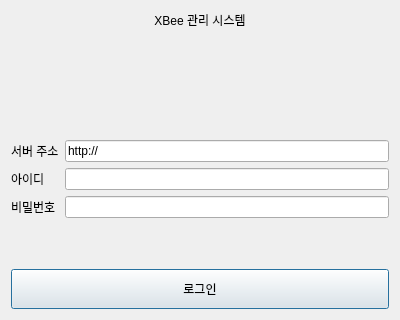
<?xml version="1.0" encoding="UTF-8"?>
<ui version="4.0">
 <class>LoginDialog</class>
 <widget class="QDialog" name="LoginDialog">
  <property name="geometry">
   <rect>
    <x>0</x>
    <y>0</y>
    <width>400</width>
    <height>320</height>
   </rect>
  </property>
  <property name="windowTitle">
   <string>XBee 로그인</string>
  </property>
  <layout class="QVBoxLayout" name="mainLayout">
   <item>
    <widget class="QLabel" name="titleLabel">
     <property name="text">
      <string>XBee 관리 시스템</string>
     </property>
     <property name="alignment">
      <set>Qt::AlignHCenter</set>
     </property>
    </widget>
   </item>
   <item>
    <layout class="QFormLayout" name="formLayout">
     <item row="0" column="0">
      <widget class="QLabel" name="label_server">
       <property name="text">
        <string>서버 주소</string>
       </property>
      </widget>
     </item>
     <item row="0" column="1">
      <widget class="QLineEdit" name="server_lineEdit">
       <property name="text">
        <string>http://</string>
       </property>
      </widget>
     </item>
     <item row="1" column="0">
      <widget class="QLabel" name="label_username">
       <property name="text">
        <string>아이디</string>
       </property>
      </widget>
     </item>
     <item row="1" column="1">
      <widget class="QLineEdit" name="username_lineEdit"/>
     </item>
     <item row="2" column="0">
      <widget class="QLabel" name="label_password">
       <property name="text">
        <string>비밀번호</string>
       </property>
      </widget>
     </item>
     <item row="2" column="1">
      <widget class="QLineEdit" name="password_lineEdit">
       <property name="echoMode">
        <enum>QLineEdit::Password</enum>
       </property>
      </widget>
     </item>
    </layout>
   </item>
   <item>
    <widget class="QPushButton" name="login_button">
     <property name="minimumSize">
      <size>
       <width>0</width>
       <height>40</height>
      </size>
     </property>
     <property name="text">
      <string>로그인</string>
     </property>
    </widget>
   </item>
  </layout>
 </widget>
 <resources/>
 <connections/>
</ui>
